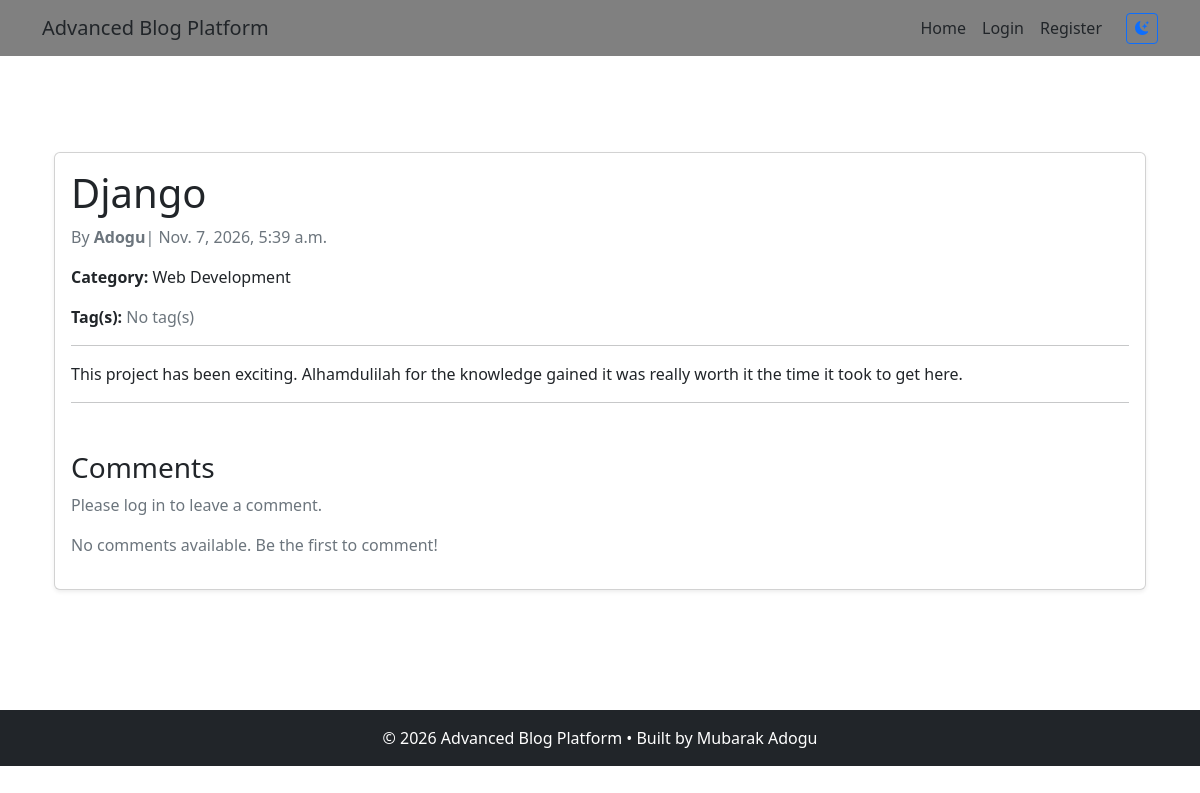
The app's page /posts/django-5/, older data.
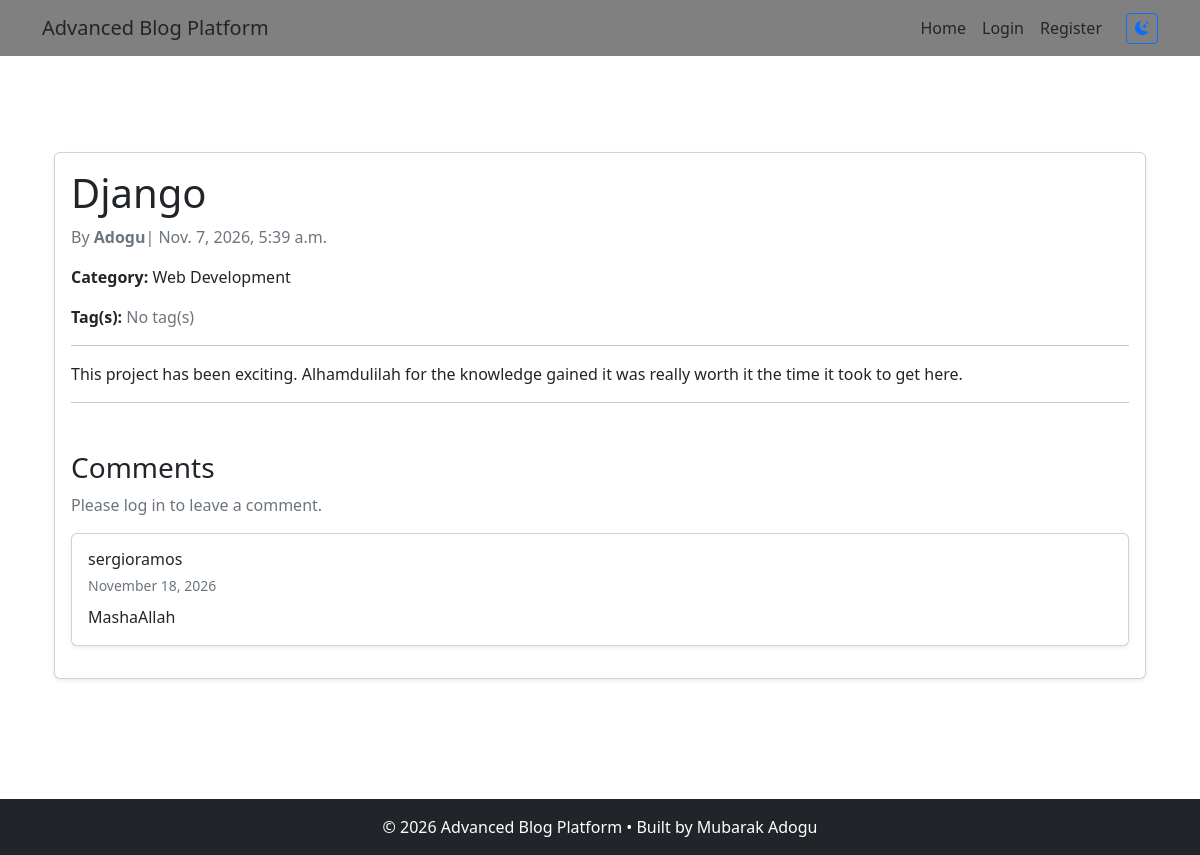
The same page, newer data.
### comments/models.py (models this page shows, shortened)
class Comment(models.Model):
    user = models.ForeignKey(User, on_delete=models.CASCADE, related_name="comments")
    post = models.ForeignKey(Post, on_delete=models.CASCADE, related_name="comments")
    content = models.TextField()
    created_at = models.DateTimeField(auto_now_add=True)

### blog/views.py (the view)
class PostDetailView(View):
    def get(self, request, slug):
        post = get_object_or_404(Post, slug=slug)
        user_bookmarked = (
            request.user.is_authenticated
            and Bookmark.objects.filter(
                user=request.user,
                post=post,
            ).exists()
        )
        likes = Like.objects.filter(post=post)
        like_count = likes.count()
        user_liked = (
            request.user.is_authenticated and likes.filter(user=request.user).exists()
        )
        comments = post.comments.all()
        form = CommentForm()
        return render(
            request,
            "blog/post_detail.html",
            {
                "post": post,
                "form": form,
                "comments": comments,
                "like_count": like_count,
                "user_liked": user_liked,
                "user_bookmarked": user_bookmarked,
            },
        )

### account/models.py (called while the page is built)
    def __str__(self):
        return self.name

### blog/templates/blog/post_detail.html (shortened to what this page needs)
{% extends "base.html" %}
{% block content %}
<div class="container mt-5">
    <div class="card mb-0 shadow-sm theme-card">
        <div class="card-body">
            <h1 class="card-title">{{ post.title }}</h1>
            <p class="theme-muted"> By <strong>{{post.author }}</strong>| {{ post.created_at }}</p>
            <p>
                <strong>Category:</strong> {{ post.category }}
            </p>
            <p>
                <strong>Tag(s):</strong>
                {% for tag in post.tags.all %}
                <span class="badge bg-primary">{{ tag.name }}</span>
                    {% empty %}
                        <span class="theme-muted">No tag(s)</span>
                {% endfor %}
            </p>
            <hr>
            <p class="card-text">
                {{ post.content }}
            </p>
            <hr>
            <h3 class="mt-5">Comments</h3>
{% if user.is_authenticated %}
    <form method="POST" action="{% url 'add_comment' post.slug %}">
        {% csrf_token %}
        {{ form.as_p }}
        <button type="submit" class="btn btn-primary mb-3">
            Add Comment
        </button>
    </form>
{% else %}
    <p class="theme-muted">
        Please log in to leave a comment.
    </p>
{% endif %}
{% for comment in comments %}
    <div class="card mb-3 shadow-sm theme-card">
        <div class="card-body">
            <h6 class="card-title mb-1">
                {{ comment.user }}
            </h6>
            <small class="theme-muted">
                {{ comment.created_at|date:"F d, Y" }}
            </small>
            <p class="card-text mt-2">
                {{ comment.content }}
            </p>
        </div>
    </div>
{% empty %}
    <p class="theme-muted">
        No comments available. Be the first to comment!
    </p>
{% endfor %}
        </div>
    </div>
{% endblock %}

Row changes from the older to the newer data that the page shows:
added Comment: user "sergioramos", created_at "November 18, 2026", content "MashaAllah"
Text that changed along with them:
text no longer shown: "No comments available. Be the first to comment!"
